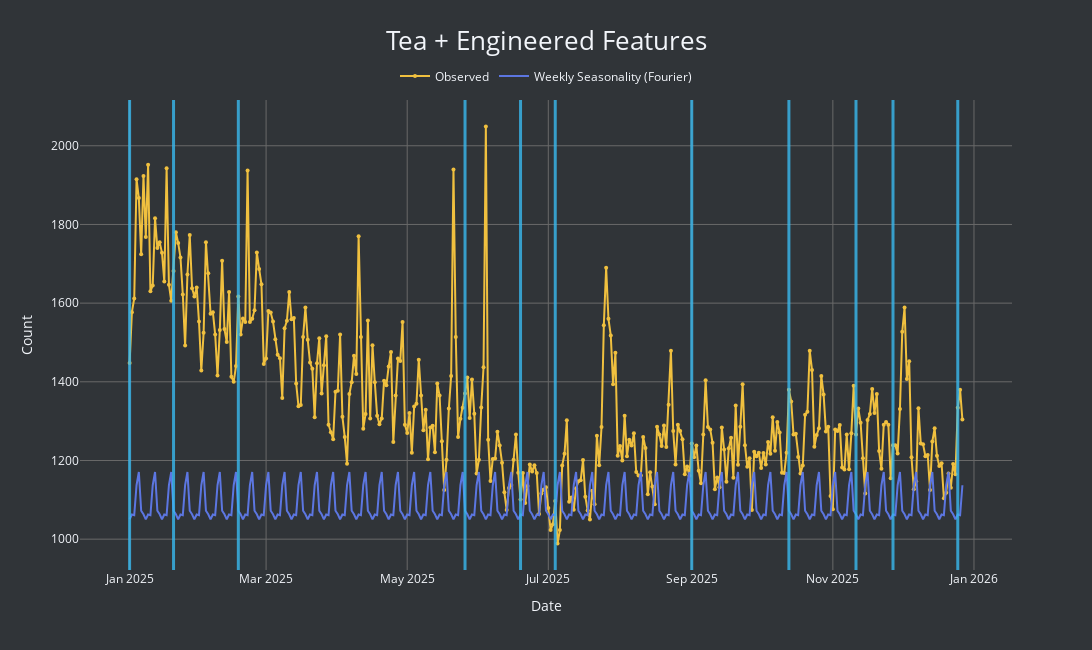

Notebook source saved alongside this figure:
### Code cell
plot_drink_features(features, "Tea")

### Figure 1 — Plotly figure (JSON) as saved in the notebook; plotly's stock layout.template omitted (floating-point values rounded to 4 significant figures; data arrays with more than 128 entries replaced by an {"elided": "..."} marker saying what was removed)
{"data": [{"line": {"color": "#f0c03f", "width": 2}, "marker": {"size": 4}, "mode": "lines+markers", "name": "Observed", "type": "scatter", "x": {"elided": "361 str values"}, "y": {"elided": "361 int values"}}, {"line": {"color": "#5c76e1", "dash": "solid", "width": 2}, "name": "Weekly Seasonality (Fourier)", "type": "scatter", "x": {"elided": "361 str values"}, "y": {"elided": "3610 float values"}}], "layout": {"height": 650, "legend": {"orientation": "h", "x": 0.5, "xanchor": "center", "y": 1.02, "yanchor": "bottom"}, "margin": {"t": 100}, "paper_bgcolor": "#303438", "plot_bgcolor": "#303438", "shapes": [{"line": {"color": "#39b9ef", "dash": "solid", "width": 3}, "name": "Holiday", "opacity": 0.8, "type": "line", "x0": "2025-01-01", "x1": "2025-01-01", "xref": "x", "y0": 0, "y1": 1, "yref": "y domain"}, {"line": {"color": "#39b9ef", "dash": "solid", "width": 3}, "name": "Holiday", "opacity": 0.8, "type": "line", "x0": "2025-01-20", "x1": "2025-01-20", "xref": "x", "y0": 0, "y1": 1, "yref": "y domain"}, {"line": {"color": "#39b9ef", "dash": "solid", "width": 3}, "name": "Holiday", "opacity": 0.8, "type": "line", "x0": "2025-02-17", "x1": "2025-02-17", "xref": "x", "y0": 0, "y1": 1, "yref": "y domain"}, {"line": {"color": "#39b9ef", "dash": "solid", "width": 3}, "name": "Holiday", "opacity": 0.8, "type": "line", "x0": "2025-05-26", "x1": "2025-05-26", "xref": "x", "y0": 0, "y1": 1, "yref": "y domain"}, {"line": {"color": "#39b9ef", "dash": "solid", "width": 3}, "name": "Holiday", "opacity": 0.8, "type": "line", "x0": "2025-06-19", "x1": "2025-06-19", "xref": "x", "y0": 0, "y1": 1, "yref": "y domain"}, {"line": {"color": "#39b9ef", "dash": "solid", "width": 3}, "name": "Holiday", "opacity": 0.8, "type": "line", "x0": "2025-07-04", "x1": "2025-07-04", "xref": "x", "y0": 0, "y1": 1, "yref": "y domain"}, {"line": {"color": "#39b9ef", "dash": "solid", "width": 3}, "name": "Holiday", "opacity": 0.8, "type": "line", "x0": "2025-09-01", "x1": "2025-09-01", "xref": "x", "y0": 0, "y1": 1, "yref": "y domain"}, {"line": {"color": "#39b9ef", "dash": "solid", "width": 3}, "name": "Holiday", "opacity": 0.8, "type": "line", "x0": "2025-10-13", "x1": "2025-10-13", "xref": "x", "y0": 0, "y1": 1, "yref": "y domain"}, {"line": {"color": "#39b9ef", "dash": "solid", "width": 3}, "name": "Holiday", "opacity": 0.8, "type": "line", "x0": "2025-11-11", "x1": "2025-11-11", "xref": "x", "y0": 0, "y1": 1, "yref": "y domain"}, {"line": {"color": "#39b9ef", "dash": "solid", "width": 3}, "name": "Holiday", "opacity": 0.8, "type": "line", "x0": "2025-11-27", "x1": "2025-11-27", "xref": "x", "y0": 0, "y1": 1, "yref": "y domain"}, {"line": {"color": "#39b9ef", "dash": "solid", "width": 3}, "name": "Holiday", "opacity": 0.8, "type": "line", "x0": "2025-12-25", "x1": "2025-12-25", "xref": "x", "y0": 0, "y1": 1, "yref": "y domain"}], "title": {"font": {"size": 26}, "text": "Tea + Engineered Features", "x": 0.5}, "width": 1100, "xaxis": {"gridcolor": "dimgrey", "showgrid": true, "title": {"text": "Date"}}, "yaxis": {"gridcolor": "dimgrey", "showgrid": true, "title": {"text": "Count"}}}}
